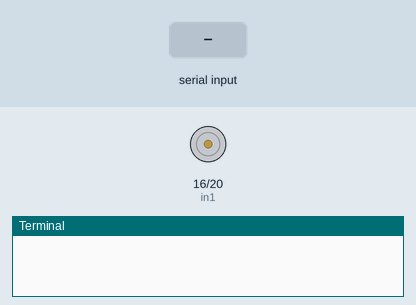
The program below on a simulated Raspberry Pi (BCM pin numbers). Shown: motor-driver pin pairs drawn as motors (green arrow = first pin HIGH = forward, orange = second pin HIGH = backward, longer = more drive, scaled by the enable pin), the last lines printed to the terminal. The inputs (shaded band) are chosen by the test bench.

Above: at 1.2 s.
1.3 s: "r" typed at the terminal, then Enter
At 2.0 s:
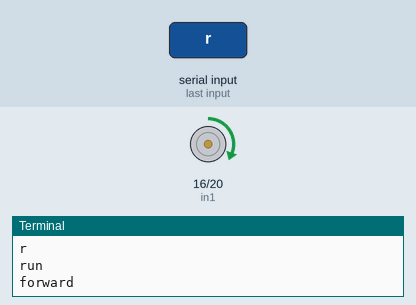
2.8 s: "b" typed at the terminal, then Enter
At 3.1 s:
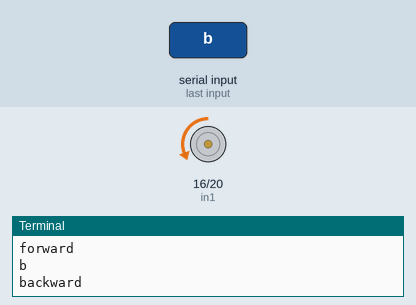
4.3 s: "m" typed at the terminal, then Enter
At 5.5 s:
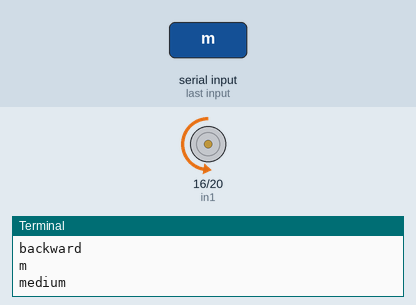
5.8 s: "s" typed at the terminal, then Enter
At 6.6 s:
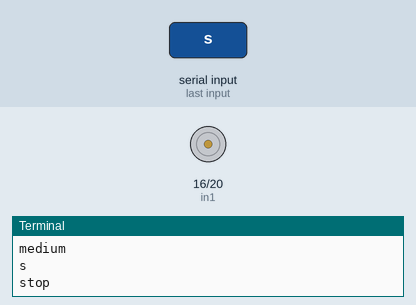
7.3 s: "f" typed at the terminal, then Enter
At 7.7 s:
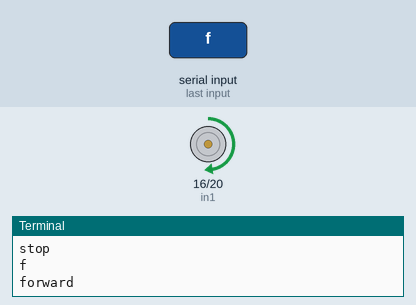
8.8 s: "h" typed at the terminal, then Enter
At 10.1 s:
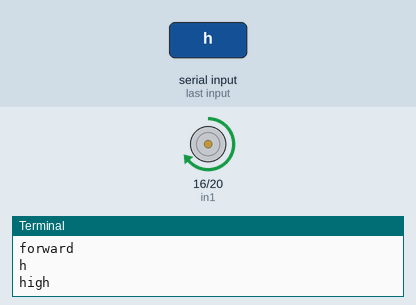
Timing chart, 0 to 11.3 s (numbered marks = the images above; inputs shaded):
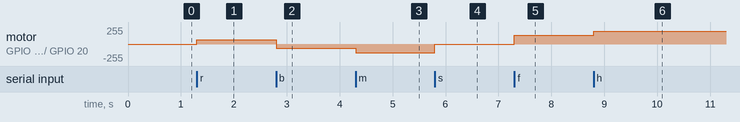

The program:

main.py
```python
import RPi.GPIO as GPIO
from time import sleep

in1 = 16
in2 = 20
ena = 21
temp1=1

GPIO.setmode(GPIO.BCM)
GPIO.setup(in1,GPIO.OUT)
GPIO.setup(in2,GPIO.OUT)
GPIO.setup(ena,GPIO.OUT)
GPIO.output(in1,GPIO.LOW)
GPIO.output(in2,GPIO.LOW)
p=GPIO.PWM(ena,100)
p.start(25)
print("\n")
print("The default speed & direction of motor is LOW & Forward.....")
print("r-run s-stop f-forward b-backward l-low m-medium h-high e-exit")
print("\n")

while(1):
    x=input()

    if x=='r':
        print("run")
        if(temp1==1):
         GPIO.output(in1,GPIO.HIGH)
         GPIO.output(in2,GPIO.LOW)
         print("forward")
         x='z'
        else:
         GPIO.output(in1,GPIO.LOW)
         GPIO.output(in2,GPIO.HIGH)
         print("backward")
         x='z'

    elif x=='s':
        print("stop")
        GPIO.output(in1,GPIO.LOW)
        GPIO.output(in2,GPIO.LOW)
        x='z'

    elif x=='f':
        print("forward")
        GPIO.output(in1,GPIO.HIGH)
        GPIO.output(in2,GPIO.LOW)
        temp1=1
        x='z'

    elif x=='b':
        print("backward")
        GPIO.output(in1,GPIO.LOW)
        GPIO.output(in2,GPIO.HIGH)
        temp1=0
        x='z'

    elif x=='l':
        print("low")
        p.ChangeDutyCycle(15)
        x='z'

    elif x=='m':
        print("medium")
        p.ChangeDutyCycle(50)
        x='z'

    elif x=='h':
        print("high")
        p.ChangeDutyCycle(75)
        x='z'

    elif x=='e':
        GPIO.cleanup()
        break

    else:
        print("<<<  wrong data  >>>")
        print("please enter the defined data to continue.....")
```

Measured:
- after the input at 1.3 s, motor on GPIO 16 (in1) / GPIO 20 (in2): stopped → forward 64/255 at once
- after the input at 2.8 s, motor on GPIO 16 (in1) / GPIO 20 (in2): forward 64/255 → backward 64/255 at once
- after the input at 4.3 s, motor on GPIO 16 (in1) / GPIO 20 (in2): backward 64/255 → backward 128/255 at once
- after the input at 5.8 s, motor on GPIO 16 (in1) / GPIO 20 (in2): backward 128/255 → stopped at once
- after the input at 7.3 s, motor on GPIO 16 (in1) / GPIO 20 (in2): stopped → forward 128/255 at once
- after the input at 8.8 s, motor on GPIO 16 (in1) / GPIO 20 (in2): forward 128/255 → forward 191/255 at once
